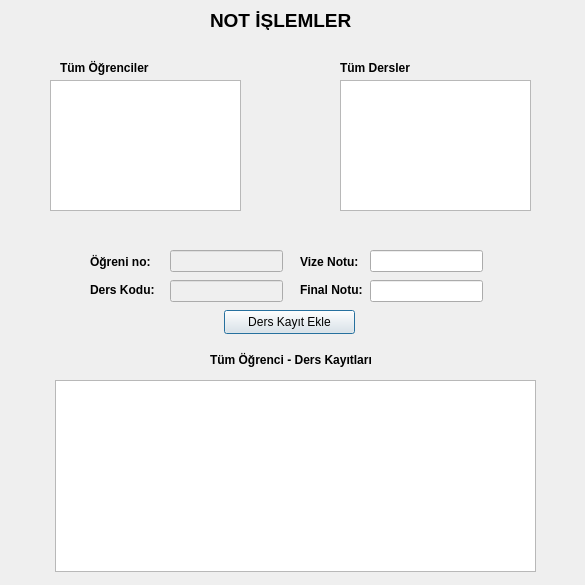
<?xml version="1.0" encoding="UTF-8"?>
<ui version="4.0">
 <class>score</class>
 <widget class="QDialog" name="score">
  <property name="geometry">
   <rect>
    <x>0</x>
    <y>0</y>
    <width>585</width>
    <height>585</height>
   </rect>
  </property>
  <property name="windowTitle">
   <string>Dialog</string>
  </property>
  <widget class="QLabel" name="label">
   <property name="geometry">
    <rect>
     <x>210</x>
     <y>10</y>
     <width>141</width>
     <height>20</height>
    </rect>
   </property>
   <property name="palette">
    <palette>
     <active>
      <colorrole role="WindowText">
       <brush brushstyle="SolidPattern">
        <color alpha="255">
         <red>255</red>
         <green>0</green>
         <blue>0</blue>
        </color>
       </brush>
      </colorrole>
     </active>
     <inactive>
      <colorrole role="WindowText">
       <brush brushstyle="SolidPattern">
        <color alpha="255">
         <red>0</red>
         <green>0</green>
         <blue>0</blue>
        </color>
       </brush>
      </colorrole>
     </inactive>
     <disabled>
      <colorrole role="WindowText">
       <brush brushstyle="SolidPattern">
        <color alpha="255">
         <red>120</red>
         <green>120</green>
         <blue>120</blue>
        </color>
       </brush>
      </colorrole>
     </disabled>
    </palette>
   </property>
   <property name="font">
    <font>
     <pointsize>14</pointsize>
     <bold>true</bold>
    </font>
   </property>
   <property name="text">
    <string>NOT İŞLEMLERİ</string>
   </property>
  </widget>
  <widget class="QLabel" name="label_2">
   <property name="geometry">
    <rect>
     <x>60</x>
     <y>60</y>
     <width>91</width>
     <height>16</height>
    </rect>
   </property>
   <property name="font">
    <font>
     <bold>true</bold>
    </font>
   </property>
   <property name="text">
    <string>Tüm Öğrenciler</string>
   </property>
  </widget>
  <widget class="QLabel" name="label_3">
   <property name="geometry">
    <rect>
     <x>340</x>
     <y>60</y>
     <width>91</width>
     <height>16</height>
    </rect>
   </property>
   <property name="font">
    <font>
     <bold>true</bold>
    </font>
   </property>
   <property name="text">
    <string>Tüm Dersler</string>
   </property>
  </widget>
  <widget class="QTableView" name="tv_ogr">
   <property name="geometry">
    <rect>
     <x>50</x>
     <y>80</y>
     <width>191</width>
     <height>131</height>
    </rect>
   </property>
  </widget>
  <widget class="QTableView" name="tv_ders">
   <property name="geometry">
    <rect>
     <x>340</x>
     <y>80</y>
     <width>191</width>
     <height>131</height>
    </rect>
   </property>
  </widget>
  <widget class="QLineEdit" name="ln_no">
   <property name="enabled">
    <bool>false</bool>
   </property>
   <property name="geometry">
    <rect>
     <x>170</x>
     <y>250</y>
     <width>113</width>
     <height>22</height>
    </rect>
   </property>
  </widget>
  <widget class="QLineEdit" name="ln_kod">
   <property name="enabled">
    <bool>false</bool>
   </property>
   <property name="geometry">
    <rect>
     <x>170</x>
     <y>280</y>
     <width>113</width>
     <height>22</height>
    </rect>
   </property>
  </widget>
  <widget class="QLineEdit" name="ln_vize">
   <property name="geometry">
    <rect>
     <x>370</x>
     <y>250</y>
     <width>113</width>
     <height>22</height>
    </rect>
   </property>
  </widget>
  <widget class="QLineEdit" name="ln_final">
   <property name="geometry">
    <rect>
     <x>370</x>
     <y>280</y>
     <width>113</width>
     <height>22</height>
    </rect>
   </property>
  </widget>
  <widget class="QPushButton" name="btn_KayitEkle">
   <property name="geometry">
    <rect>
     <x>224</x>
     <y>310</y>
     <width>131</width>
     <height>24</height>
    </rect>
   </property>
   <property name="text">
    <string>Ders Kayıt Ekle</string>
   </property>
  </widget>
  <widget class="QTableView" name="tv_OgrDrs">
   <property name="geometry">
    <rect>
     <x>55</x>
     <y>380</y>
     <width>481</width>
     <height>192</height>
    </rect>
   </property>
  </widget>
  <widget class="QLabel" name="label_8">
   <property name="geometry">
    <rect>
     <x>210</x>
     <y>350</y>
     <width>161</width>
     <height>20</height>
    </rect>
   </property>
   <property name="font">
    <font>
     <bold>true</bold>
    </font>
   </property>
   <property name="text">
    <string>Tüm Öğrenci - Ders Kayıtları</string>
   </property>
  </widget>
  <widget class="QWidget" name="layoutWidget">
   <property name="geometry">
    <rect>
     <x>90</x>
     <y>250</y>
     <width>81</width>
     <height>51</height>
    </rect>
   </property>
   <layout class="QVBoxLayout" name="verticalLayout">
    <item>
     <widget class="QLabel" name="label_4">
      <property name="font">
       <font>
        <bold>true</bold>
       </font>
      </property>
      <property name="text">
       <string>Öğreni no:</string>
      </property>
     </widget>
    </item>
    <item>
     <widget class="QLabel" name="label_5">
      <property name="font">
       <font>
        <bold>true</bold>
       </font>
      </property>
      <property name="text">
       <string>Ders Kodu:</string>
      </property>
     </widget>
    </item>
   </layout>
  </widget>
  <widget class="QWidget" name="layoutWidget">
   <property name="geometry">
    <rect>
     <x>300</x>
     <y>250</y>
     <width>71</width>
     <height>51</height>
    </rect>
   </property>
   <layout class="QVBoxLayout" name="verticalLayout_2">
    <item>
     <widget class="QLabel" name="label_6">
      <property name="font">
       <font>
        <bold>true</bold>
       </font>
      </property>
      <property name="text">
       <string>Vize Notu:</string>
      </property>
     </widget>
    </item>
    <item>
     <widget class="QLabel" name="label_7">
      <property name="font">
       <font>
        <bold>true</bold>
       </font>
      </property>
      <property name="text">
       <string>Final Notu:</string>
      </property>
     </widget>
    </item>
   </layout>
  </widget>
 </widget>
 <resources/>
 <connections/>
</ui>
